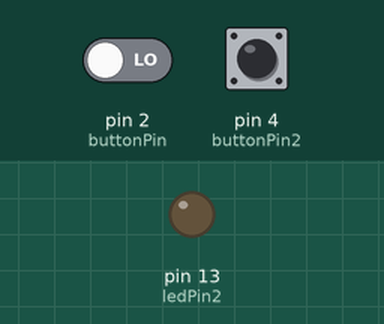
The sketch below on a simulated Arduino Uno, built with avr-gcc and run on an emulated ATmega328P. On the bench: output pins drawn as LEDs (lit = HIGH). The inputs (shaded band) are chosen by the test bench; at power-on: pin 4 (buttonPin2) LOW, pin 2 (buttonPin) LOW.

Above: at 1.2 s.
1.3 s: pin 4 (buttonPin2) pulled HIGH for 0.15 s
At 1.38 s:
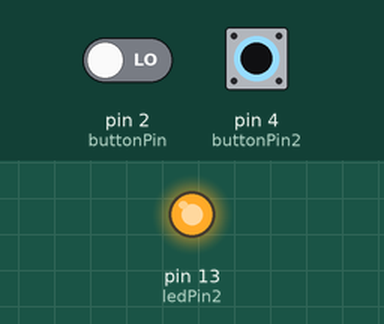
2.9 s: pin 4 (buttonPin2) pulled HIGH for 3.2 s
At 6.9 s:
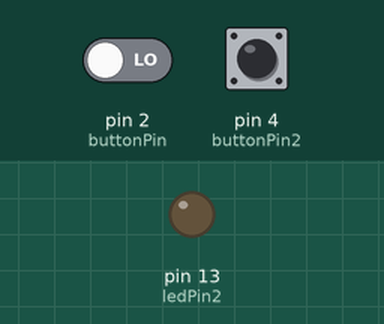
Timing chart, 0 to 8.4 s (numbered marks = the images above; inputs shaded):
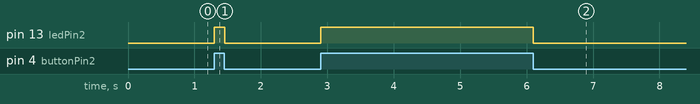

Measured:
- after the input at 1.3 s, pin 13 (ledPin2): LOW → HIGH at once, → LOW 0.16 s later
- after the input at 2.9 s, pin 13 (ledPin2): LOW → HIGH at once, → LOW 3.2 s later

The sketch:

coding_part.ino
```cpp
const int buttonPin = 2;
const int buttonPin2 = 4;
const int ledPin = 7;
const int ledPin2 = 13;

int buttonState = 0;
int buttonState1 = 0;

void setup()
{
  pinMode(7, OUTPUT);
  pinMode(13,OUTPUT);
  pinMode(7,INPUT);
  pinMode(13,OUTPUT);
}

void loop(){
  buttonState = digitalRead(2);
  if(buttonState == HIGH){
    digitalWrite(7,HIGH);
    delay(20);
  }else{
    digitalWrite(7,LOW);
  }
  buttonState = digitalRead(4);
  if(buttonState == HIGH){
    digitalWrite(13,HIGH);
    delay(40);
  }else{
    digitalWrite(13,LOW);
  }
}
```
